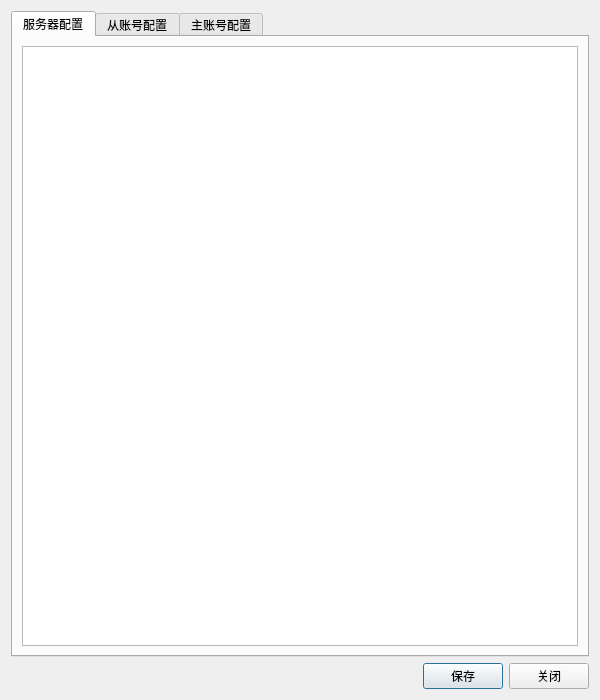
<?xml version="1.0" encoding="UTF-8"?>
<ui version="4.0">
 <class>Dialog</class>
 <widget class="QDialog" name="Dialog">
  <property name="geometry">
   <rect>
    <x>0</x>
    <y>0</y>
    <width>600</width>
    <height>700</height>
   </rect>
  </property>
  <property name="minimumSize">
   <size>
    <width>600</width>
    <height>700</height>
   </size>
  </property>
  <property name="windowTitle">
   <string>配置文件</string>
  </property>
  <layout class="QGridLayout" name="gridLayout">
   <item row="1" column="0">
    <layout class="QHBoxLayout" name="horizontalLayout_3">
     <item>
      <spacer name="horizontalSpacer">
       <property name="orientation">
        <enum>Qt::Horizontal</enum>
       </property>
       <property name="sizeHint" stdset="0">
        <size>
         <width>128</width>
         <height>20</height>
        </size>
       </property>
      </spacer>
     </item>
     <item>
      <widget class="QPushButton" name="pushButton_save_config">
       <property name="text">
        <string>保存</string>
       </property>
      </widget>
     </item>
     <item>
      <widget class="QPushButton" name="pushButton_quit_config">
       <property name="text">
        <string>关闭</string>
       </property>
      </widget>
     </item>
    </layout>
   </item>
   <item row="0" column="0">
    <widget class="QTabWidget" name="tabWidget">
     <property name="currentIndex">
      <number>0</number>
     </property>
     <widget class="QWidget" name="tab">
      <attribute name="title">
       <string>服务器配置</string>
      </attribute>
      <layout class="QGridLayout" name="gridLayout_2">
       <item row="0" column="0">
        <widget class="QTextEdit" name="textEdit"/>
       </item>
      </layout>
     </widget>
     <widget class="QWidget" name="tab_3">
      <attribute name="title">
       <string>从账号配置</string>
      </attribute>
      <layout class="QGridLayout" name="gridLayout_4">
       <item row="0" column="0">
        <widget class="QTextEdit" name="textEdit_3">
         <property name="placeholderText">
          <string>请输入从账号信息，每行一个账号</string>
         </property>
        </widget>
       </item>
      </layout>
     </widget>
     <widget class="QWidget" name="tab_2">
      <attribute name="title">
       <string>主账号配置</string>
      </attribute>
      <layout class="QGridLayout" name="gridLayout_3">
       <item row="0" column="0">
        <widget class="QTextEdit" name="textEdit_2">
         <property name="placeholderText">
          <string>请输入主账号信息，每行一个账号</string>
         </property>
        </widget>
       </item>
      </layout>
     </widget>
    </widget>
   </item>
  </layout>
 </widget>
 <resources/>
 <connections/>
</ui>
